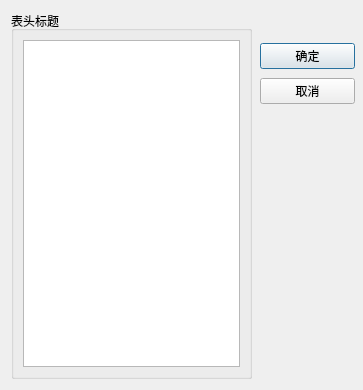
<?xml version="1.0" encoding="UTF-8"?>
<ui version="4.0">
 <class>HeaderDialog</class>
 <widget class="QDialog" name="HeaderDialog">
  <property name="geometry">
   <rect>
    <x>0</x>
    <y>0</y>
    <width>363</width>
    <height>390</height>
   </rect>
  </property>
  <property name="windowTitle">
   <string>Dialog</string>
  </property>
  <widget class="QGroupBox" name="groupBox">
   <property name="geometry">
    <rect>
     <x>11</x>
     <y>11</y>
     <width>241</width>
     <height>368</height>
    </rect>
   </property>
   <property name="title">
    <string>表头标题</string>
   </property>
   <layout class="QVBoxLayout" name="verticalLayout">
    <item>
     <widget class="QListView" name="listView"/>
    </item>
   </layout>
  </widget>
  <widget class="QWidget" name="">
   <property name="geometry">
    <rect>
     <x>260</x>
     <y>40</y>
     <width>95</width>
     <height>67</height>
    </rect>
   </property>
   <layout class="QVBoxLayout" name="verticalLayout_2">
    <item>
     <widget class="QPushButton" name="btnOK">
      <property name="text">
       <string>确定</string>
      </property>
     </widget>
    </item>
    <item>
     <widget class="QPushButton" name="btnCancel">
      <property name="text">
       <string>取消</string>
      </property>
     </widget>
    </item>
   </layout>
  </widget>
 </widget>
 <resources/>
 <connections>
  <connection>
   <sender>btnOK</sender>
   <signal>clicked()</signal>
   <receiver>HeaderDialog</receiver>
   <slot>accept()</slot>
   <hints>
    <hint type="sourcelabel">
     <x>307</x>
     <y>55</y>
    </hint>
    <hint type="destinationlabel">
     <x>181</x>
     <y>194</y>
    </hint>
   </hints>
  </connection>
  <connection>
   <sender>btnCancel</sender>
   <signal>clicked()</signal>
   <receiver>HeaderDialog</receiver>
   <slot>reject()</slot>
   <hints>
    <hint type="sourcelabel">
     <x>307</x>
     <y>91</y>
    </hint>
    <hint type="destinationlabel">
     <x>181</x>
     <y>194</y>
    </hint>
   </hints>
  </connection>
 </connections>
</ui>
